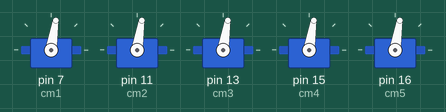
This program was run on a simulated Raspberry Pi (header pin numbers). Parts: 5 × servo. Servo angles are drawn from the pulse width (0.5 ms = 0°, 2.5 ms = 180°); the clock reads 2024-03-15 10:24:30 at power-on unless the program sets it.

Above: at 2.1 s.
Timing chart, 0 to 3.6 s (numbered marks = the images above):
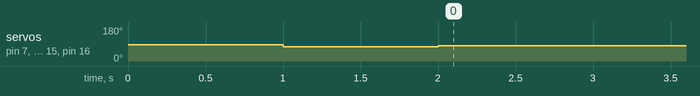

Measured:
- by itself, servo on pin 7 (cm1), servo on pin 11 (cm2), servo on pin 13 (cm3), servo on pin 15 (cm4), servo on pin 16 (cm5): 86° → 76° at 1.0 s, → 81° 1.0 s later

The program:

hold_neutral_position.py
```python
import RPi.GPIO as GPIO
import time

from src import throttle

GPIO.setmode(GPIO.BOARD)

# setup GPIO pins for servo motors
GPIO.setup(7, GPIO.OUT)
GPIO.setup(11, GPIO.OUT)
GPIO.setup(13, GPIO.OUT)
GPIO.setup(15, GPIO.OUT)
GPIO.setup(16, GPIO.OUT)

cm1 = GPIO.PWM(7, 50)
cm2 = GPIO.PWM(11, 50)
cm3 = GPIO.PWM(13, 50)
cm4 = GPIO.PWM(15, 50)
cm5 = GPIO.PWM(16, 50)

#for i in range(1):
    #throttle.throttle(cm1, 20)
#    throttle.throttle(cm2)
#    throttle.throttle(cm3)
#    throttle.throttle(cm4)

#throttle.rotateAngle(cm1, 10)

start = time.time()

cm1.start(0)
cm2.start(0)
cm3.start(0)
cm4.start(0)
cm5.start(0)

GPIO.output(7, True)
GPIO.output(11, True)
GPIO.output(13, True)
GPIO.output(15, True)
GPIO.output(16, True)

cm1.ChangeDutyCycle(7.3)
cm2.ChangeDutyCycle(7.3)
cm3.ChangeDutyCycle(7.3)
cm4.ChangeDutyCycle(7.3)
cm5.ChangeDutyCycle(7.3)

time.sleep(1)

cm1.ChangeDutyCycle(6.7)
cm2.ChangeDutyCycle(6.7)
cm3.ChangeDutyCycle(6.7)
cm4.ChangeDutyCycle(6.7)
cm5.ChangeDutyCycle(6.7)

time.sleep(1)

start1 = time.time()
while True:

    cm1.ChangeDutyCycle(7)
    cm2.ChangeDutyCycle(7)
    cm3.ChangeDutyCycle(7)
    cm4.ChangeDutyCycle(7)
    cm5.ChangeDutyCycle(7)


    """
    throttle.neutral_position(cm1, 7)
    throttle.neutral_position(cm2, 11)
    throttle.neutral_position(cm3, 13)
    throttle.neutral_position(cm4, 15)
    """


while True:
    cm1.stop()
    cm2.stop()
    cm3.stop()
    cm4.stop()

print("stop()")
GPIO.cleanup()
```

throttle.py
```python
import RPi.GPIO as GPIO
import time

def rotateAngle(motor, angle):
    duty = angle/18+3
    GPIO.output(7, True)
    motor.ChangeDutyCycle(duty)
    time.sleep(1)
    GPIO.output(7, False)
    motor.ChangeDutyCycle(duty)


def throttle(motor, angle=20):
    """Throttle motor to ensure movement"""

    motor.start(0)
    GPIO.output(7, True)
    motor.ChangeDutyCycle(1)
    time.sleep(1)
    #motor.ChangeDutyCycle(2)
    #time.sleep(1)
    motor.stop()

def neutral_position(motor, pin_number):
    motor.start(0)
    GPIO.output(11, True)
    motor.ChangeDutyCycle(7)
    time.sleep(1)
    
```
